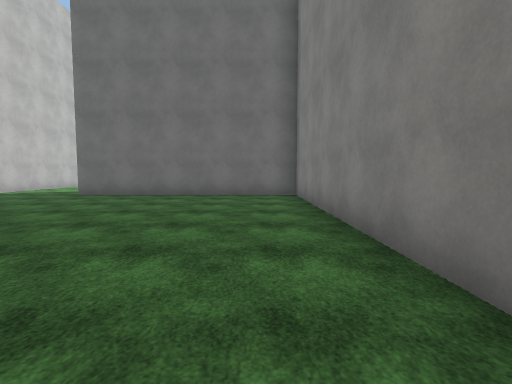
View 1 (above)

22 first-person views from a walk through a Unity game level. The camera is 1.4 m above the floor, tilts 4° down and sees 85° across. The floor is counted in squares, 2 m on a side. Each view is taken from the middle of a square. On the plan, view 1 faces up. The plan holds only what a view shows up to about 9 squares ahead; the rest is blank. The place goes on beyond the plan. Surface patterns are stand-ins for the level's own textures.

View 2
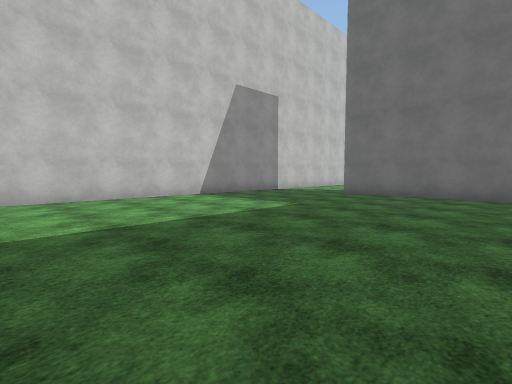

View 3
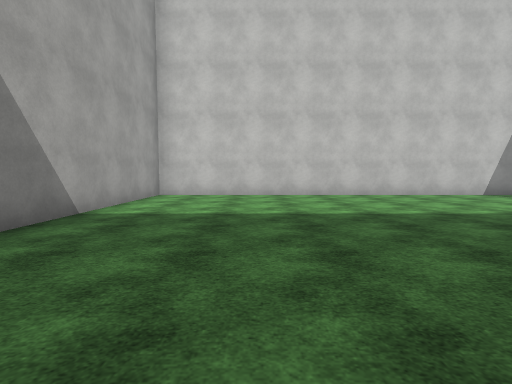

View 4
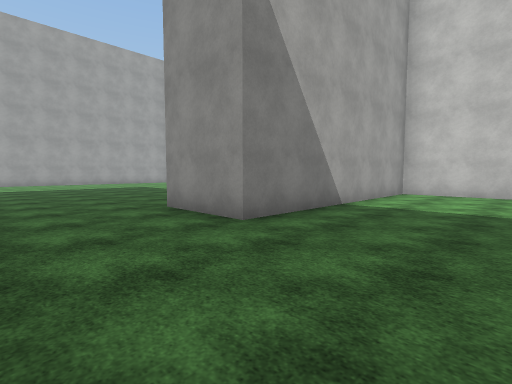

View 5
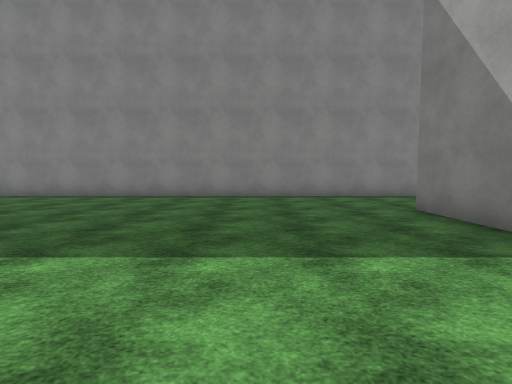

View 6
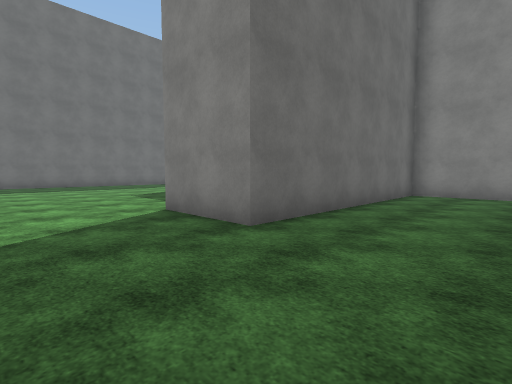

View 7
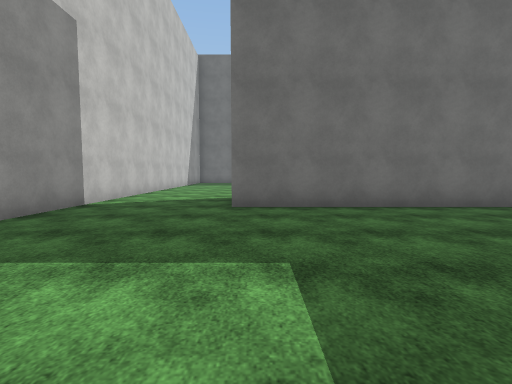

View 8
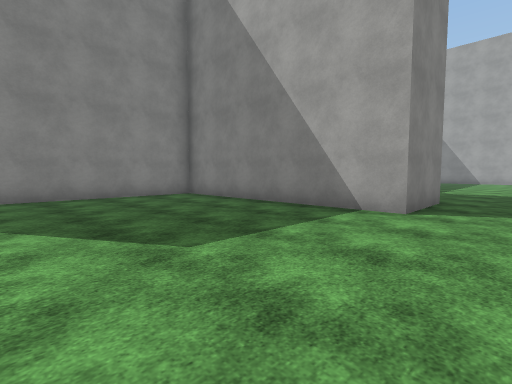

View 9
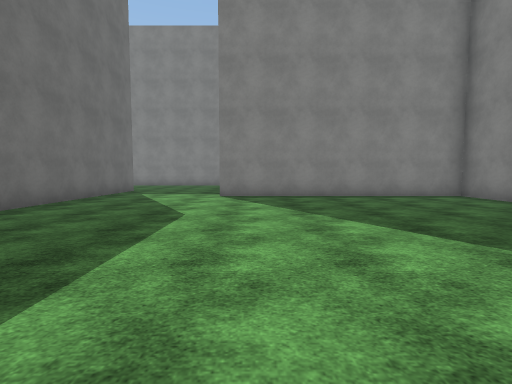

View 10
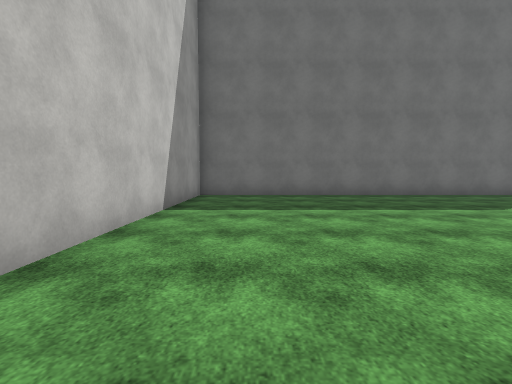

View 11
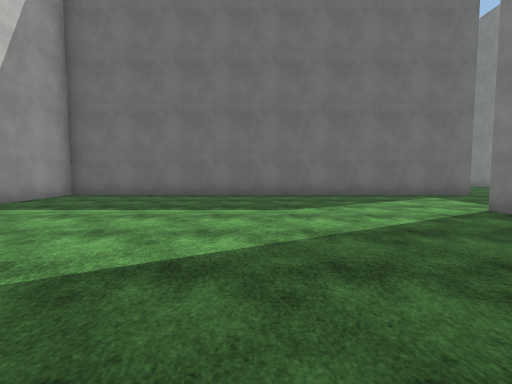

View 12
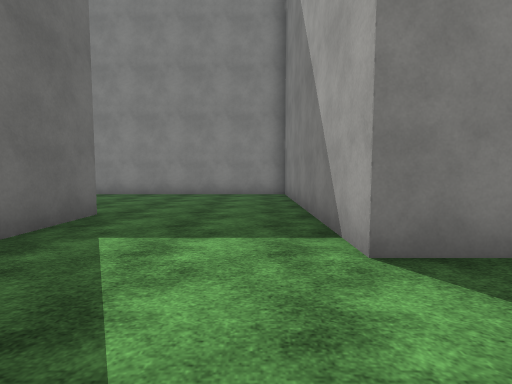

View 13
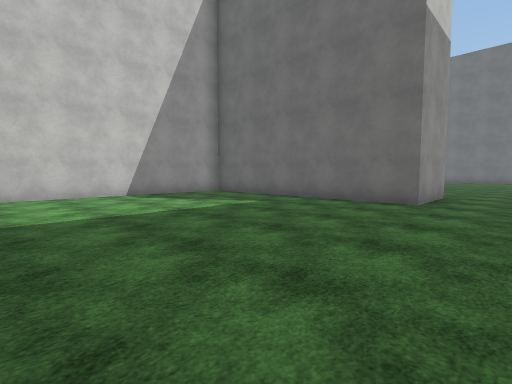

View 14
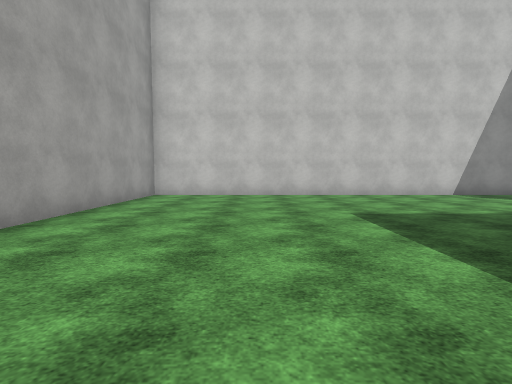

View 15
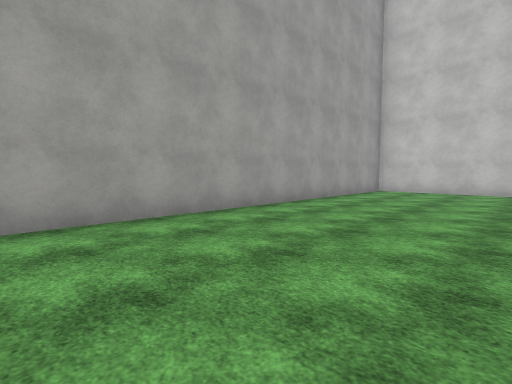

View 16
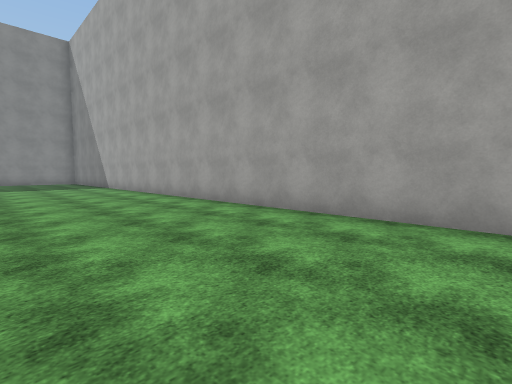

View 17
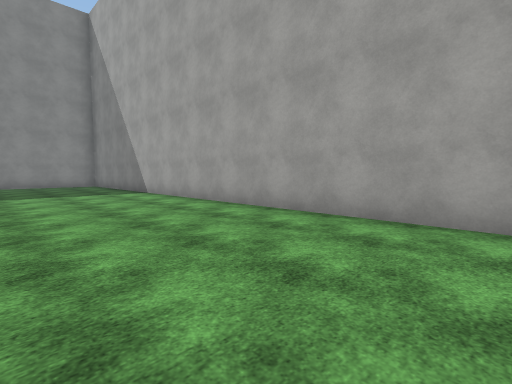

View 18
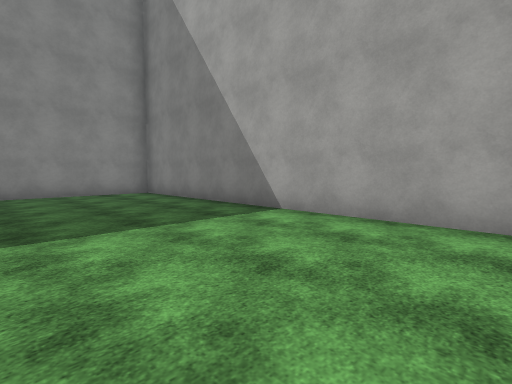

View 19
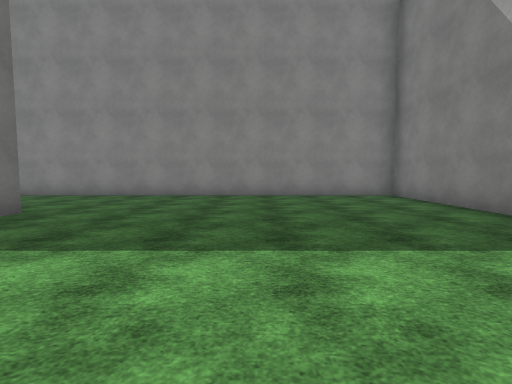

View 20
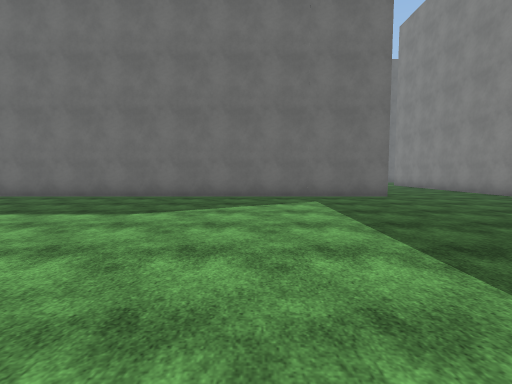

View 21
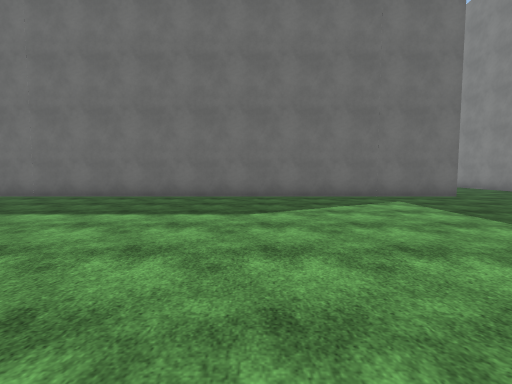

View 22
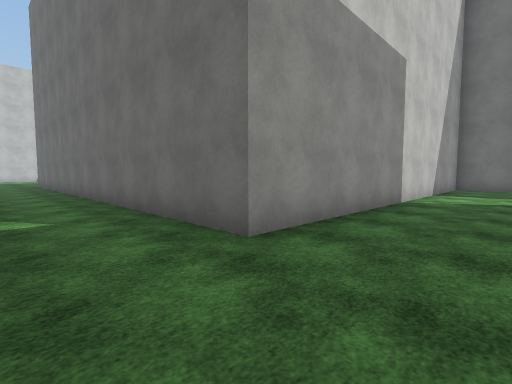

### Floor plan
Points are (right, up) in squares from view 1. A wall is a line through its corners. A room is listed if a view was taken in it or the views show most of it. See-through windows are left out.
Room 1 (views 1, 2, 3, 4, 5, 6, 7)
walls: (1.3, -4.4) (1.3, 8.6) (-5.5, 8.6) (-5.5, 10.9); (-8.7, 12) (-8.7, -5) (-1.8, -5)
ways out: opening at (-7, 11.7) to room 2; opening at (0, -4) to room 3
Room 2 (views 8, 9, 10, 11, 12)
walls: (-5.5, 10.9) (1.3, 10.9) (1.3, 18.1) (7.9, 18.1) (7.9, 23.5); (3.8, 21.7) (-8.7, 21.7) (-8.7, 14.8)
ways out: opening at (-7, 11.7) to room 1
Room 3 (views 13, 14, 15, 16, 17, 18, 19, 20, 21, 22)
walls: (1.3, -6.9) (1.3, -4.4); (-1.8, -5) (-1.8, -7.3) (-6.1, -7.3); (15.8, -3.4) (15.8, -11.9) (2.5, -11.9); (-8.7, -8.9) (-8.7, -20.2) (19.4, -20.2) (19.4, -8.8)
ways out: opening at (0, -4) to room 1

Where each view was taken, in squares from view 1:
view 1: 0 up, 0 right, facing up
view 2: 0 up, 1 left, facing up-left
view 3: 2 down, 0 right, facing left
view 4: 2 down, 1 right, facing down-left
view 5: 2 down, 7 left, facing right
view 6: 6 up, 8 left, facing up-right
view 7: 3 up, 5 left, facing up
view 8: 16 up, 7 left, facing down-right
view 9: 17 up, 7 left, facing right
view 10: 13 up, 7 left, facing up
view 11: 13 up, 3 left, facing up
view 12: 19 up, 1 left, facing right
view 13: 14 down, 0 right, facing up-left
view 14: 17 down, 0 right, facing left
view 15: 16 down, 2 right, facing down-left
view 16: 16 down, 0 right, facing down-right
view 17: 16 down, 4 right, facing down-right
view 18: 16 down, 10 right, facing down-right
view 19: 16 down, 11 right, facing right
view 20: 20 down, 12 right, facing up
view 21: 20 down, 10 right, facing up
view 22: 14 down, 18 right, facing up-left
